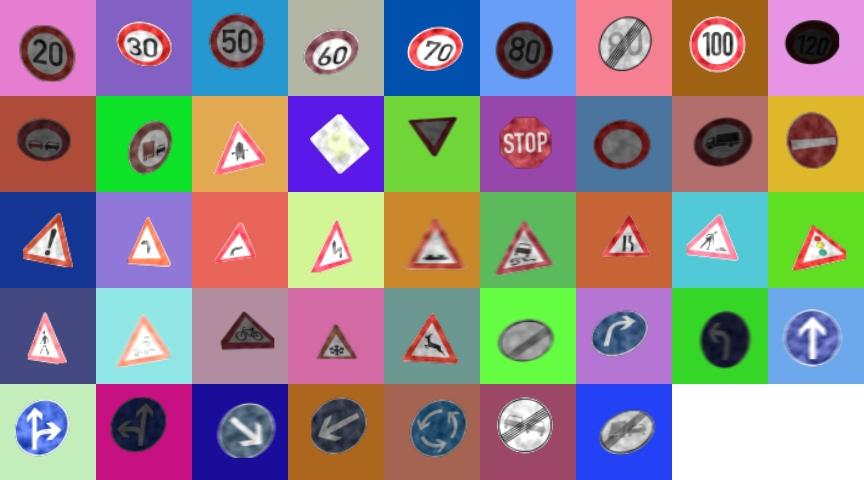
#> input picture images/gtsrb_synth.jpg, 864 x 480 px
$ python -i generator.py   (imports and definitions only)   (older library calls are emulated)
#> lines starting #> are read from the running program, lines starting #| are printed output that depends on the picture
'''
#############################
Scripts used in the making of the paper:

Bridging the Gap Between Real and Synthetic Traffic Sign Repositories
Diogo Lopes da Silva, and António Ramires Fernandes

To appear in proceedings of Delta 2022


#############################

Script to generate synthetic datasets

The dataset is augmented such that each class has at least "min" elements. Vertical flips are used primary, taking into account that the flipped sample may belong to another class

Usage example:

python generator.py --templates template_location --output dest_dir --number 2000 --seed 0 --brightness exp2 --negative_folder backgrounds --negative_ratio 1


This commands assumas that in the current folder the following folders have been previously created:

1- template_folder: a folder with the templates for all classes
2- negative-folder: a folder with images to be used as backgrounds (when using real backgrounds)

A folder "dest_dir" will be created with the resulting dataset

#############################

MIT License

Copyright (c) [year] [fullname]

Permission is hereby granted, free of charge, to any person obtaining a copy
of this software and associated documentation files (the "Software"), to deal
in the Software without restriction, including without limitation the rights
to use, copy, modify, merge, publish, distribute, sublicense, and/or sell
copies of the Software, and to permit persons to whom the Software is
furnished to do so, subject to the following conditions:

The above copyright notice and this permission notice shall be included in all
copies or substantial portions of the Software.

THE SOFTWARE IS PROVIDED "AS IS", WITHOUT WARRANTY OF ANY KIND, EXPRESS OR
IMPLIED, INCLUDING BUT NOT LIMITED TO THE WARRANTIES OF MERCHANTABILITY,
FITNESS FOR A PARTICULAR PURPOSE AND NONINFRINGEMENT. IN NO EVENT SHALL THE
AUTHORS OR COPYRIGHT HOLDERS BE LIABLE FOR ANY CLAIM, DAMAGES OR OTHER
LIABILITY, WHETHER IN AN ACTION OF CONTRACT, TORT OR OTHERWISE, ARISING FROM,
OUT OF OR IN CONNECTION WITH THE SOFTWARE OR THE USE OR OTHER DEALINGS IN THE
SOFTWARE.

#############################

'''

import argparse
import glob
import os
from random import randint, uniform, random
from time import perf_counter
import random as rd

import noise
import numpy as np
import cv2
import skimage

from PIL import Image, ImageEnhance
from scipy import stats
import multiprocessing as mp
import re
import datetime


### Johnson distribution parameters: these values will be used in the add_background function to determine how brightness is set
johnson = [
    [0.727,1.694,2.893,298.639], # belgium
    [0.664,1.194,20.527,248.357], #croatium
    [0.747,0.907,7.099,259.904]] #german

johnson_index = {'belgium': 0, 'croatian':1, 'german':2}
###############################################################


# [292 lines left out: functions load_templates, change_brightness, get_image_brightness2, paste, overlay_transparent, random_erase and 15 more, not called in this run]

def gaussian_blur(image):
    return cv2.GaussianBlur(image, (3, 3) , 0)


def hsv_jitter(image, hue=(-12, 20), saturation=(0.4, 2), brightness=(0.5, 1), probs=(0.8, 0.8, 0)):
    if random() < probs[0]:
        shift = uniform(0, hue[1] / 2 - hue[0] / 2) + hue[0] / 2
        hsv = cv2.cvtColor(image, cv2.COLOR_BGR2HSV)
        hsv[..., 0] = (hsv[..., 0] + shift) % 180
        hue_shifted = cv2.cvtColor(cv2.cvtColor(hsv, cv2.COLOR_HSV2BGR), cv2.COLOR_BGR2BGRA)
        hue_shifted[:, :, 3] = image[:, :, 3]
        image = hue_shifted
    if random() < probs[1]:
        enhanced = ImageEnhance.Color(Image.fromarray(cv2.cvtColor(image, cv2.COLOR_BGRA2RGBA))).enhance(uniform(saturation[0], saturation[1]))
        image = cv2.cvtColor(np.asarray(enhanced), cv2.COLOR_BGRA2RGBA)
    if random() < probs[2]:
        enhanced = ImageEnhance.Brightness(Image.fromarray(cv2.cvtColor(image, cv2.COLOR_BGRA2RGBA))).enhance(uniform(brightness[0], brightness[1]))
        image = cv2.cvtColor(np.asarray(enhanced), cv2.COLOR_BGRA2RGBA)
    return image


# [60 lines left out: function gen, not called in this run]


# [82 lines not run here, left out]

>>> import cv2
>>> picture = cv2.imread('images/gtsrb_synth.jpg')
#> picture is the input picture: shape (480, 864, 3); mean B, G, R 138.8, 136.4, 143.7
>>> result = hsv_jitter(picture)
#> in hsv_jitter, `image = cv2.cvtColor(np.asarray(enhanced), cv2.COLOR_BGRA2RGBA)`:
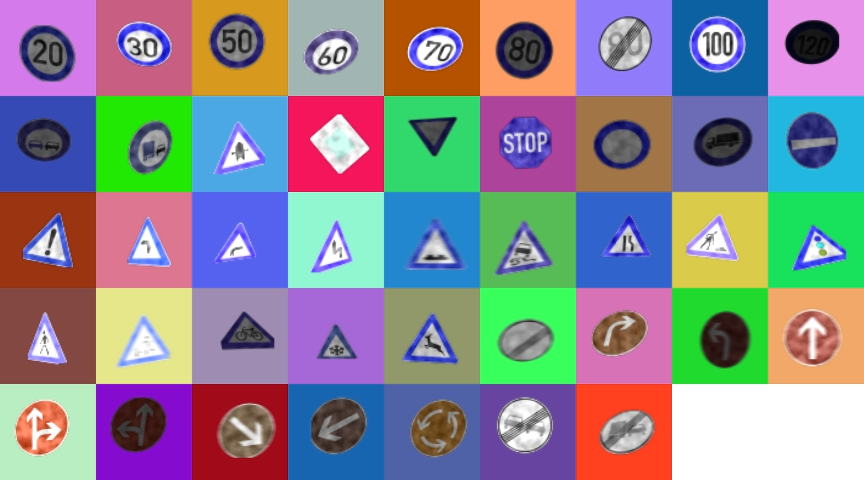
#> image: shape (480, 864, 4); mean R, G, B, A 138.3, 135.8, 143.7, 255
